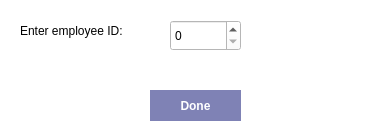
<?xml version="1.0" encoding="UTF-8"?>
<ui version="4.0">
 <class>RemoveEmployee</class>
 <widget class="QDialog" name="RemoveEmployee">
  <property name="geometry">
   <rect>
    <x>0</x>
    <y>0</y>
    <width>392</width>
    <height>139</height>
   </rect>
  </property>
  <property name="windowTitle">
   <string>Dialog</string>
  </property>
  <property name="styleSheet">
   <string notr="true">background-color: rgb(255, 255, 255);</string>
  </property>
  <widget class="QLabel" name="label">
   <property name="geometry">
    <rect>
     <x>20</x>
     <y>20</y>
     <width>121</width>
     <height>21</height>
    </rect>
   </property>
   <property name="styleSheet">
    <string notr="true">color: black;</string>
   </property>
   <property name="text">
    <string>Enter employee ID: </string>
   </property>
  </widget>
  <widget class="QPushButton" name="done_btn">
   <property name="geometry">
    <rect>
     <x>150</x>
     <y>90</y>
     <width>91</width>
     <height>31</height>
    </rect>
   </property>
   <property name="cursor">
    <cursorShape>PointingHandCursor</cursorShape>
   </property>
   <property name="styleSheet">
    <string notr="true">background-color: rgb(127, 130, 181); 
border: none;
color: white;
font-weight: 500;</string>
   </property>
   <property name="text">
    <string>Done</string>
   </property>
  </widget>
  <widget class="QSpinBox" name="emp_id_spinbox">
   <property name="geometry">
    <rect>
     <x>170</x>
     <y>20</y>
     <width>71</width>
     <height>31</height>
    </rect>
   </property>
  </widget>
 </widget>
 <resources/>
 <connections/>
</ui>
